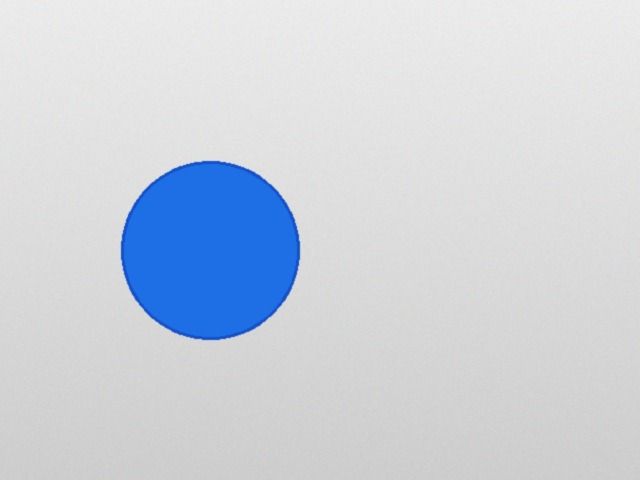
#> input picture W1_单子奥_20262528/images/01_blue_bright.jpg, 640 x 480 px; its folder holds only this picture in this run
$ python task1_basics.py
#> lines starting #> are read from the running program, lines starting #| are printed output that depends on the picture
### W1_单子奥_20262528/src/imgio.py
"""统一的图片读写工具。

为什么需要它：
    Windows 下 cv2.imread / cv2.imwrite 使用的是 ANSI 文件接口，
    遇到中文路径（例如本项目里的 W1_单子奥_20262528）会静默失败：
    imread 返回 None、imwrite 返回 False 但不报错。
    这里改成先用 Python 读成字节流，再用 imdecode/imencode 解码/编码，
    对中文路径和普通路径都能正常工作。
"""

from pathlib import Path

import cv2
import numpy as np


def imread(path, flags=cv2.IMREAD_COLOR):
    """读取图片，失败时抛异常而不是返回 None。"""
#> called with flags = 1
    p = Path(path)
    if not p.is_file():
        raise FileNotFoundError(f"文件不存在: {p}")
    buf = np.fromfile(str(p), dtype=np.uint8)
    if buf.size == 0:
        raise IOError(f"文件为空: {p}")
    img = cv2.imdecode(buf, flags)
#> img is the input picture: shape (480, 640, 3); mean B, G, R 220.2, 210.5, 204
    if img is None:
        raise IOError(f"图片解码失败，可能不是有效图片: {p}")
    return img


def imwrite(path, img, params=None) -> Path:
    """保存图片，返回实际路径；失败时抛异常。"""
    p = Path(path)
    p.parent.mkdir(parents=True, exist_ok=True)
    ext = p.suffix if p.suffix else ".png"
    ok, buf = cv2.imencode(ext, img, params or [])
    if not ok:
        raise IOError(f"编码失败: {p}")
    buf.tofile(str(p))
    if not p.is_file() or p.stat().st_size == 0:
        raise IOError(f"写入失败: {p}")
    return p

### W1_单子奥_20262528/src/task1_basics.py
"""任务一：基础图像操作（读取 / 检查 / 缩放 / 裁剪 / 灰度 / 保存并验证）

运行：
    python src/task1_basics.py

说明：
    - 所有路径都基于项目根目录（本文件的上一级），因此可以在任意当前目录下运行。
    - 原始图片只读，不会被覆盖；所有结果写入 outputs/task1/。
    - 保存后会重新读取文件做校验，确认写入的确实是新图片。
"""

from pathlib import Path
import hashlib
import sys

import cv2
import numpy as np

sys.path.insert(0, str(Path(__file__).resolve().parent))
from imgio import imread, imwrite  # noqa: E402  （支持中文路径的读写封装）

ROOT = Path(__file__).resolve().parents[1]
IMG_DIR = ROOT / "images"
OUT_DIR = ROOT / "outputs" / "task1"


def imread_checked(path: Path):
    """读取图片并检查是否读取成功；失败时给出可定位的报错信息。"""
    try:
        return imread(path)
    except Exception as exc:
        raise FileNotFoundError(f"图片读取失败，请检查路径或文件格式: {path} ({exc})") from exc


def sha256(path: Path) -> str:
    """文件哈希，用来证明原图没有被覆盖。"""
    return hashlib.sha256(path.read_bytes()).hexdigest()


def describe(name: str, img) -> str:
    """打印并返回图像的基本信息：宽度、高度、通道数（BGR 顺序）。"""
#> called with name = '01_blue_bright.jpg'
    h, w = img.shape[:2]
#> h = 480; w = 640
    c = img.shape[2] if img.ndim == 3 else 1
#> c = 3
    dtype = img.dtype
    line = f"[{name}] 读取成功: 宽={w} 高={h} 通道数={c} dtype={dtype}"
    print(line)
#| [01_blue_bright.jpg] 读取成功: 宽=640 高=480 通道数=3 dtype=uint8
    return line


def save_and_verify(img, out_path: Path, logs: list) -> None:
    """保存图像，然后重新读取校验：能读到、尺寸一致，才认为保存成功。"""
    out_path.parent.mkdir(parents=True, exist_ok=True)
    imwrite(out_path, img)
    reloaded = imread(out_path, cv2.IMREAD_UNCHANGED)
    if reloaded is None:
        raise IOError(f"保存后无法重新读取: {out_path}")
    if reloaded.shape != img.shape:
        raise ValueError(f"尺寸不一致: 期望 {img.shape}, 实际 {reloaded.shape}")
    msg = f"  保存并校验通过: {out_path.relative_to(ROOT)}  shape={img.shape}"
    print(msg)
    logs.append(msg)


def make_grid(images, labels, cols=2, scale=0.55):
    """把多张图排成带标签的对比图，方便写报告时直接看图。"""
    thumbs = []
    for img, label in zip(images, labels):
        if img.ndim == 2:
            img = cv2.cvtColor(img, cv2.COLOR_GRAY2BGR)
        thumb = cv2.resize(img, None, fx=scale, fy=scale)
        cv2.rectangle(thumb, (0, 0), (thumb.shape[1] - 1, 26), (0, 0, 0), -1)
        cv2.putText(thumb, label, (6, 19), cv2.FONT_HERSHEY_SIMPLEX, 0.55,
                    (255, 255, 255), 1, cv2.LINE_AA)
        thumbs.append(thumb)
    h = max(t.shape[0] for t in thumbs)
    w = max(t.shape[1] for t in thumbs)
    rows = (len(thumbs) + cols - 1) // cols
    canvas = []
    for r in range(rows):
        row = []
        for c in range(cols):
            idx = r * cols + c
            cell = thumbs[idx] if idx < len(thumbs) else np.zeros((h, w, 3), np.uint8)
            if cell.shape[0] != h or cell.shape[1] != w:
                cell = cv2.copyMakeBorder(cell, 0, h - cell.shape[0], 0, w - cell.shape[1],
                                          cv2.BORDER_CONSTANT, value=(30, 30, 30))
            row.append(cell)
        canvas.append(cv2.hconcat(row))
    return cv2.vconcat(canvas)


def main() -> None:
    OUT_DIR.mkdir(parents=True, exist_ok=True)
    images = sorted(IMG_DIR.glob("*.jpg")) + sorted(IMG_DIR.glob("*.png"))
    if not images:
        raise SystemExit(f"images/ 中没有图片: {IMG_DIR}")

    # 任务要求“至少 2 张图片”，这里对全部测试图都跑一遍
    logs = []
    # 运行前记录原图哈希，运行后比对，证明原始图片没有被覆盖
    digest_before = {p.name: sha256(p) for p in images}
    for path in images:
        img = imread_checked(path)
        logs.append(describe(path.name, img))
        h, w = img.shape[:2]
#> h = 480; w = 640

        # 1) 缩放：等比缩小到 50%
        resized = cv2.resize(img, None, fx=0.5, fy=0.5, interpolation=cv2.INTER_AREA)
        # 2) 指定区域裁剪：取中心 60% 区域（用坐标切片，避免越界）
        x0, y0 = int(w * 0.2), int(h * 0.2)
#> x0 = 128; y0 = 96
        x1, y1 = int(w * 0.8), int(h * 0.8)
#> x1 = 512; y1 = 384
        roi = img[y0:y1, x0:x1].copy()
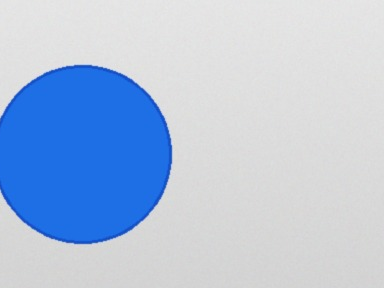
#> roi: shape (288, 384, 3); mean B, G, R 221.4, 194.9, 177
        # 3) 灰度转换：BGR -> GRAY
        gray = cv2.cvtColor(img, cv2.COLOR_BGR2GRAY)
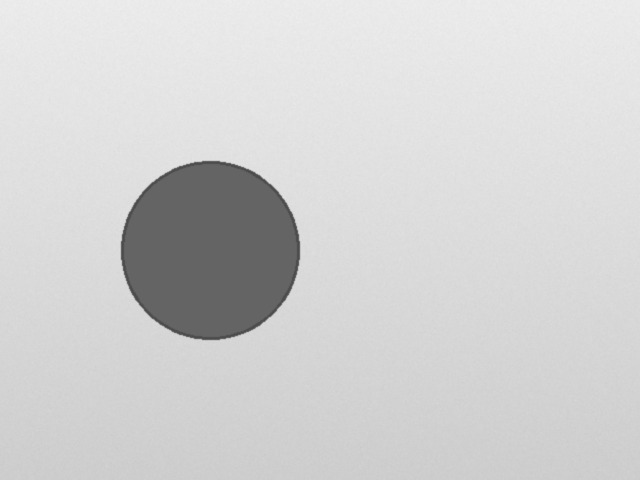
#> gray: shape (480, 640); min 70, max 238, mean 209.6

        stem = path.stem
        save_and_verify(resized, OUT_DIR / f"{stem}_1_resize.png", logs)
        save_and_verify(roi, OUT_DIR / f"{stem}_2_crop.png", logs)
        save_and_verify(gray, OUT_DIR / f"{stem}_3_gray.png", logs)

        grid = make_grid([img, resized, roi, gray],
                         ["original", "resize x0.5", "crop center 60%", "gray"])
        save_and_verify(grid, OUT_DIR / f"{stem}_4_compare.png", logs)
        print()

    changed = [n for n, d in digest_before.items() if sha256(IMG_DIR / n) != d]
    if changed:
        raise RuntimeError(f"原始图片被修改了: {changed}")
    msg = "原始图片校验: 全部未被修改（sha256 前后一致）"
    print(msg)
    logs.append(msg)

    (OUT_DIR / "task1_log.txt").write_text("\n".join(logs) + "\n", encoding="utf-8")
    print(f"任务一完成，结果目录: {OUT_DIR}")


if __name__ == "__main__":
#> (the run stopped early here; a loop or call above may not have finished)
